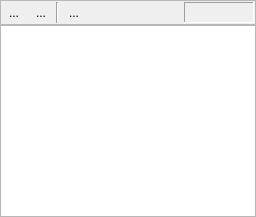
  <widget class="QDockWidget" name="dwWatch">
   <property name="windowTitle">
    <string>Watch</string>
   </property>
   <attribute name="dockWidgetArea">
    <number>2</number>
   </attribute>
   <widget class="QWidget" name="dockWidgetContents_4">
    <layout class="QVBoxLayout">
     <property name="spacing">
      <number>0</number>
     </property>
     <property name="leftMargin">
      <number>0</number>
     </property>
     <property name="topMargin">
      <number>0</number>
     </property>
     <property name="rightMargin">
      <number>0</number>
     </property>
     <property name="bottomMargin">
      <number>0</number>
     </property>
     <item>
      <widget class="QFrame" name="frame_3">
       <property name="frameShape">
        <enum>QFrame::StyledPanel</enum>
       </property>
       <property name="frameShadow">
        <enum>QFrame::Raised</enum>
       </property>
       <layout class="QHBoxLayout">
        <property name="spacing">
         <number>3</number>
        </property>
        <property name="leftMargin">
         <number>1</number>
        </property>
        <property name="topMargin">
         <number>1</number>
        </property>
        <property name="rightMargin">
         <number>1</number>
        </property>
        <property name="bottomMargin">
         <number>1</number>
        </property>
        <item>
         <widget class="QToolButton" name="tbWatchWindow">
          <property name="toolTip">
           <string>view vector</string>
          </property>
          <property name="text">
           <string>...</string>
          </property>
          <property name="icon">
           <iconset>
            <normaloff>assets:/icons/watch-new_32.png</normaloff>assets:/icons/watch-new_32.png</iconset>
          </property>
          <property name="autoRaise">
           <bool>true</bool>
          </property>
         </widget>
        </item>
        <item>
         <widget class="QToolButton" name="tbWatchWindowAdd">
          <property name="toolTip">
           <string>add to active window</string>
          </property>
          <property name="text">
           <string>...</string>
          </property>
          <property name="icon">
           <iconset>
            <normaloff>assets:/icons/watch-add_32.png</normaloff>assets:/icons/watch-add_32.png</iconset>
          </property>
          <property name="autoRaise">
           <bool>true</bool>
          </property>
         </widget>
        </item>
        <item>
         <widget class="Line" name="line_6">
          <property name="orientation">
           <enum>Qt::Vertical</enum>
          </property>
         </widget>
        </item>
        <item>
         <widget class="QToolButton" name="tbWatchDelete">
          <property name="text">
           <string>...</string>
          </property>
          <property name="icon">
           <iconset>
            <normaloff>assets:/icons/watch-delete_32.png</normaloff>assets:/icons/watch-delete_32.png</iconset>
          </property>
          <property name="autoRaise">
           <bool>true</bool>
          </property>
         </widget>
        </item>
        <item>
         <spacer>
          <property name="orientation">
           <enum>Qt::Horizontal</enum>
          </property>
          <property name="sizeHint" stdset="0">
           <size>
            <width>40</width>
            <height>20</height>
           </size>
          </property>
         </spacer>
        </item>
        <item>
         <widget class="QLabel" name="lWatchSelectionPos">
          <property name="minimumSize">
           <size>
            <width>70</width>
            <height>0</height>
           </size>
          </property>
          <property name="frameShape">
           <enum>QFrame::Panel</enum>
          </property>
          <property name="frameShadow">
           <enum>QFrame::Sunken</enum>
          </property>
          <property name="text">
           <string/>
          </property>
         </widget>
        </item>
       </layout>
      </widget>
     </item>
     <item>
      <widget class="QTreeView" name="tvWatchList">
       <property name="selectionMode">
        <enum>QAbstractItemView::MultiSelection</enum>
       </property>
       <property name="itemsExpandable">
        <bool>true</bool>
       </property>
      </widget>
     </item>
    </layout>
   </widget>
  </widget>
